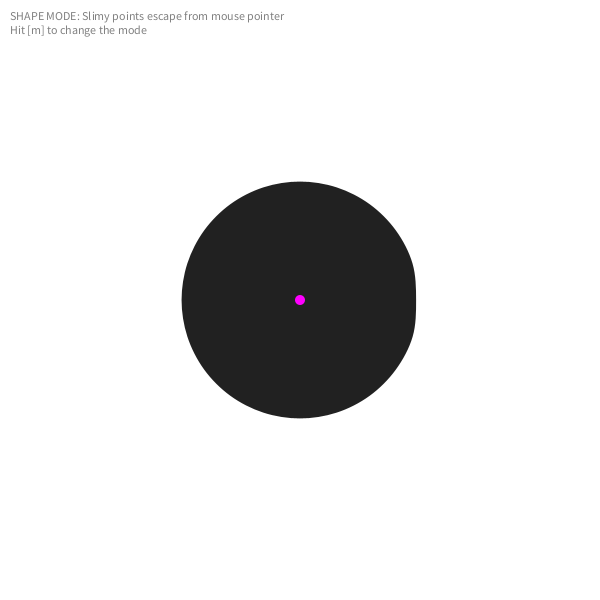
Frame 1 (no input)
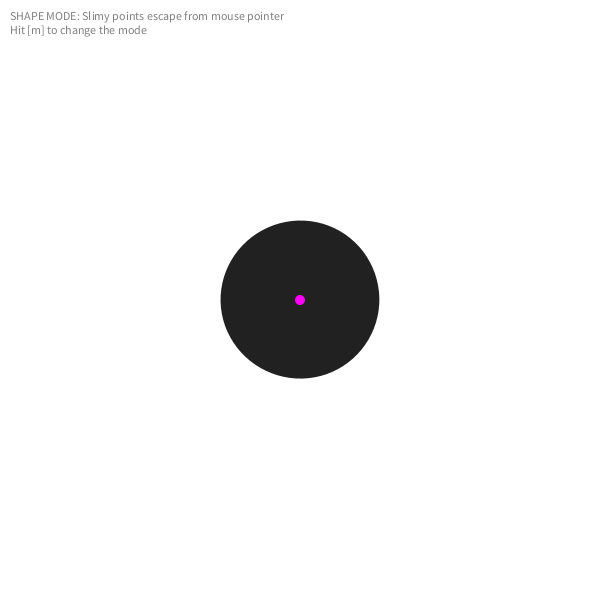
Frame 60 (the mouse pressed at the canvas centre just before this capture)
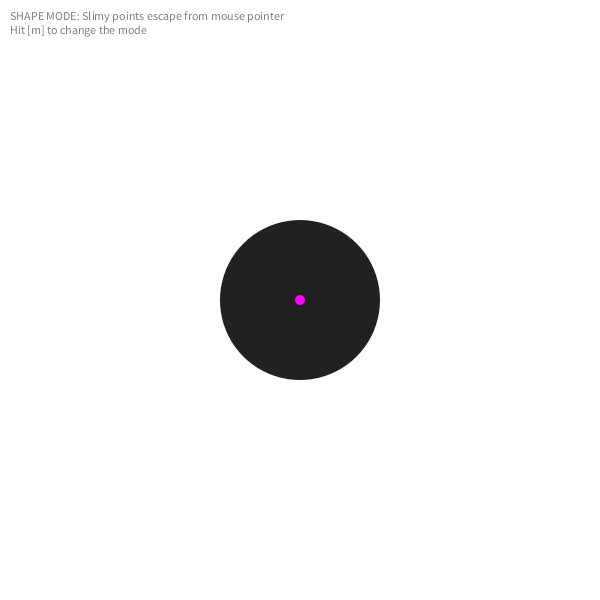
Frame 120 (the mouse held since frame 60 and released just before this capture)

The Processing sketch that drew these frames (run headless with seeded random() and noise(); from frame 60 on, the mouse is pressed at the canvas centre):

// Processing sketch: Wk2_Slime
// ── Wk2_Slime.pde
/* Slime
 * by Jaewoong, Feb 2014
 *  Change mode by hitting [m]
 */

Slime slime;
char mode;    //'m' for moving mode, 's' for shaping mode
int shotNum = 6;

void setup() {
  size(600, 600); smooth();

  //set initial mode
  mode = 's';

  //make a slime, and points for the slime
  slime = new Slime(new PVector(width*0.5, height*0.5));
  for(float theta = 0; theta < TWO_PI; theta += TWO_PI * 0.05) {
    PVector v = PVector.fromAngle(theta);
    v.mult(120);
    slime.addPoint(v);
  }
}

void draw() {
  background(255);

  switch(mode) {
    case 'm':  //move mode
      PVector move = PVector.sub(new PVector(mouseX, mouseY), slime.pos);
      move.mult(0.1);
      move.limit(2);
      slime.applyForce(move);    //move toward the mouse position
      slime.run();
      textAlign(LEFT); fill(0, 127);
      text("MOVE MODE: Slime follows mouse pointer" + '\r' + '\n' + "Hit [m] to change the mode", 10, 20);
      break;
    case 's':  //shape mode
      slime.shrinkFrom(new PVector(mouseX, mouseY), 80);  //avoid the mouse position
      slime.run();
      textAlign(LEFT); fill(0, 127);
      text("SHAPE MODE: Slimy points escape from mouse pointer" + '\r' + '\n' + "Hit [m] to change the mode", 10, 20);
      break;
    default:   //this should not happen
      println("MODE EXCEPTION: UNKOWN MODE \'" + mode + "\' TRIGGERED");
      break;
  }
}

void keyPressed() {
  if(key == 'm' || key == 'M') { if(mode == 'm') mode = 's'; else if(mode == 's') mode = 'm'; }
}

// ── Slime.pde

class Slime {
  ArrayList<SlimyPoint> points;
  PVector pos;          //position
  PVector vel;          //velocity
  PVector acc;          //acceleration
  float packedDistance; //minimum distance between adjecent points
  float looseDistance;  //maximum distance between adjecent points
  float viscosity;      //willingness to tie together: the bigger the value is, the bouncy it is
  float friction;       //efficiency of sliding
  boolean set;          //there're enough number of points and all set
  
  
  Slime(PVector _pos) {
    points = new ArrayList();
    pos = _pos.get();
    vel = new PVector(0, 0);
    acc = new PVector(0, 0);
    looseDistance = 8;
    packedDistance = 3;
    viscosity = 0.15;
    friction = 0.8;
    set = false;
  }
  
  void addPoint(PVector _pos) {
    SlimyPoint p = new SlimyPoint(this, _pos);
    points.add(p);
    if(points.size() >= 3) set = true;
  }
  
  void removePoint(float nth) {
    points.remove(nth);
    if(points.size() < 3) set = false;
  }
  
  void run() {
    if(!set) return;
    update();
    viscousUpdate();
    display();
  }
  
  void shrinkFrom(PVector v, float range) {
    v.sub(pos);
    for(SlimyPoint p : points) p.escapeFrom(v, range);
  }
  
  void update() {
    vel.add(acc);
    pos.add(vel);
    for(SlimyPoint p : points) p.pos.sub(vel);
    acc.mult(0);
    vel.mult(friction);
  }
  
  void viscousUpdate() {
    for(int i = 0; i < points.size(); i++) {
      SlimyPoint p = points.get(i);
      SlimyPoint prev = points.get((i == 0) ? points.size()-1 : i-1);
      SlimyPoint next = points.get((i == points.size()-1) ? 0 : i+1);
      
      dragOneToOther(p, prev);
      dragOneToOther(p, next);
      
      p.update();
    }
    dragOneToOther(points.get(0), points.get(points.size()-1));
    dragOneToOther(points.get(0), points.get(1));
    
    SlimyPoint oneMoreP = points.get(0);
    oneMoreP.update();
  }
  
  void dragOneToOther(SlimyPoint p, SlimyPoint other) {
    PVector v = p.pos.get();
    PVector u = other.pos.get();
    PVector w = PVector.sub(u, v);
    if(w.mag() > looseDistance) {
      w.setMag(w.mag() - looseDistance);
      p.applyForce(PVector.mult(w, viscosity));
    } else if(w.mag() < packedDistance) {
      w.setMag(packedDistance - w.mag());
      p.applyForce(PVector.mult(w, viscosity));
    }
  }
  
  void display() {
    pushMatrix();
    translate(pos.x, pos.y);
    noStroke(); fill(0, 222);
    beginShape();
    for(int i = 0; i < points.size()+3; i++) {
      SlimyPoint p = points.get((i < points.size()) ? i : i-points.size());
      curveVertex(p.pos.x, p.pos.y);
      if(keyPressed && !(key == 'm' || key == 'M')) {
        fill(0); ellipse(p.pos.x, p.pos.y, 5, 5);
        textAlign(CENTER); text(i, p.pos.x, p.pos.y-5);
        fill(0, 111);
        PVector v = p.pos.get();
        v.setMag(v.mag()*1.1);
        stroke(255, 0, 0); line(p.pos.x, p.pos.y, v.x, v.y);
        noStroke();
      } else fill(0, 222);
    }
    endShape(CLOSE);
    fill(255, 0, 255);
    ellipse(0, 0, 10, 10);
    popMatrix();
  }
  
  void applyForce(PVector force) {
    PVector f = force.get();
    acc.add(f);
  }
}

// ── SlimyPoint.pde

class SlimyPoint {
  Slime mother;
  PVector orig;    //original position
  PVector pos;
  PVector vel;
  PVector acc;
  float theta;     //relative angle from mother's center
  
  SlimyPoint(Slime _mother, PVector _orig) {
    mother = _mother;
    orig = _orig.get();
    pos = orig.get();
    vel = new PVector(0, 0);
    acc = new PVector(0, 0);
    theta = pos.heading();
  }
  
  void update() {
    returnToOrig();
    vel.add(acc);
    pos.add(vel);
    acc.mult(0);
    wallBounce();
    vel.mult(0.8);
  }
  
  void wallBounce() {
    PVector p = PVector.add(pos, mother.pos);
    
    if(p.x < 0) {
      applyForce(new PVector(-p.x, 0));
      p.x = 0;
    } else if(p.x >= width) {
      applyForce(new PVector(-(p.x-width), 0));
      p.x = width;
    }

    if(p.y < 0) {
      applyForce(new PVector(0, -p.y));
      p.y = 0;
    } else if(p.y >= height) {
      applyForce(new PVector(0, -(p.y-height)));
      p.y = height;
    }
    
    pos = PVector.sub(p, mother.pos);
  }
  
  void escapeFrom(PVector v, float range) {
    PVector escape = PVector.sub(v, pos);
    if(escape.mag() > range) return;
    escape.setMag(map(escape.mag(), 0, range, 1, 0));  //arbitrary value
    escape.mult(-1);
    applyForce(escape);
  }
  
  void returnToOrig() {
    PVector goback = PVector.sub(orig, pos);
    goback.setMag(map(goback.mag(), 0, 400, 0, 8));    //arbitrary values
    applyForce(goback);
  }
  
  void applyForce(PVector force) {
    PVector f = force.get();
    acc.add(f);
  }
}
